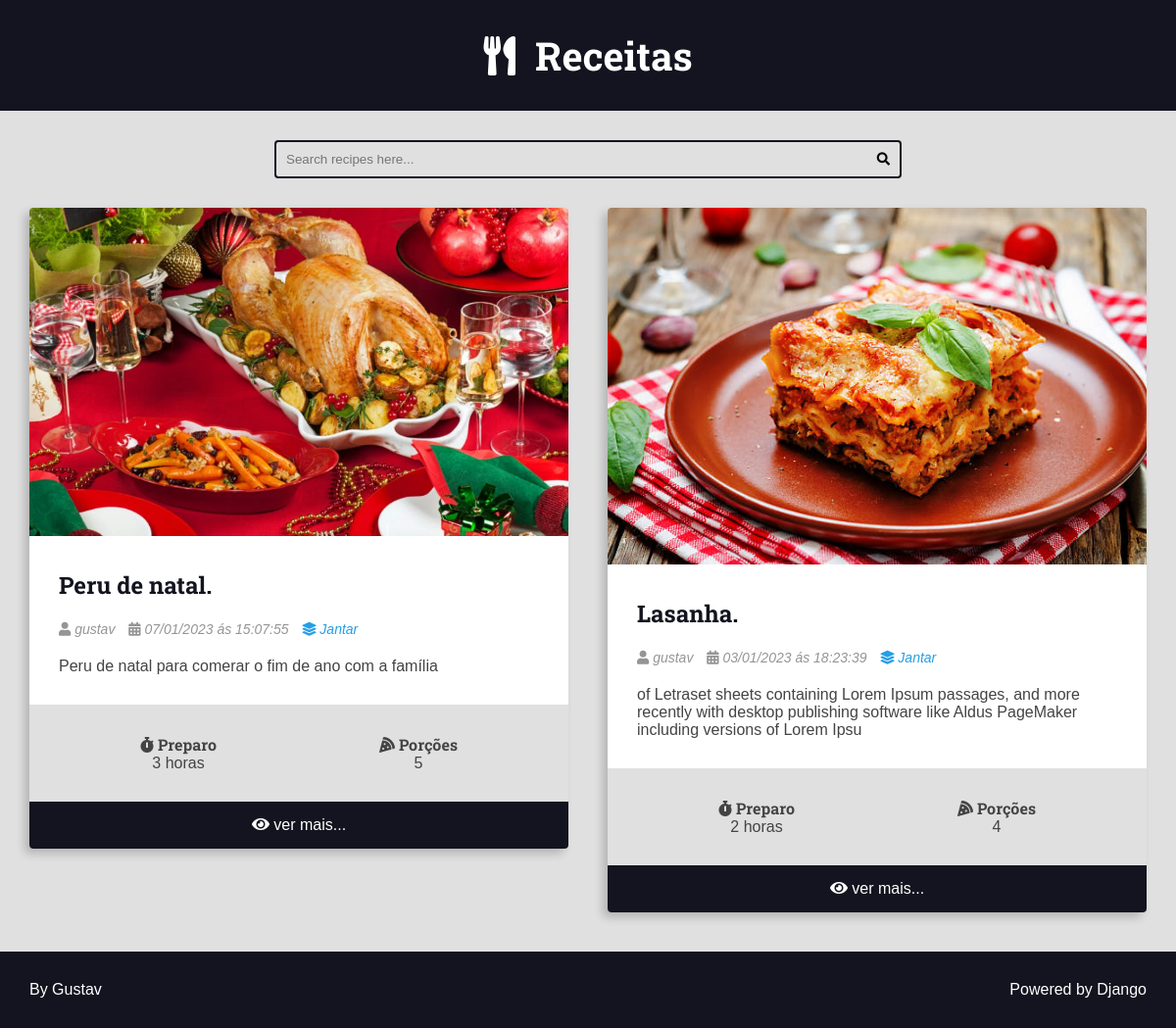
The app's page /recipes/category/2/, older data.
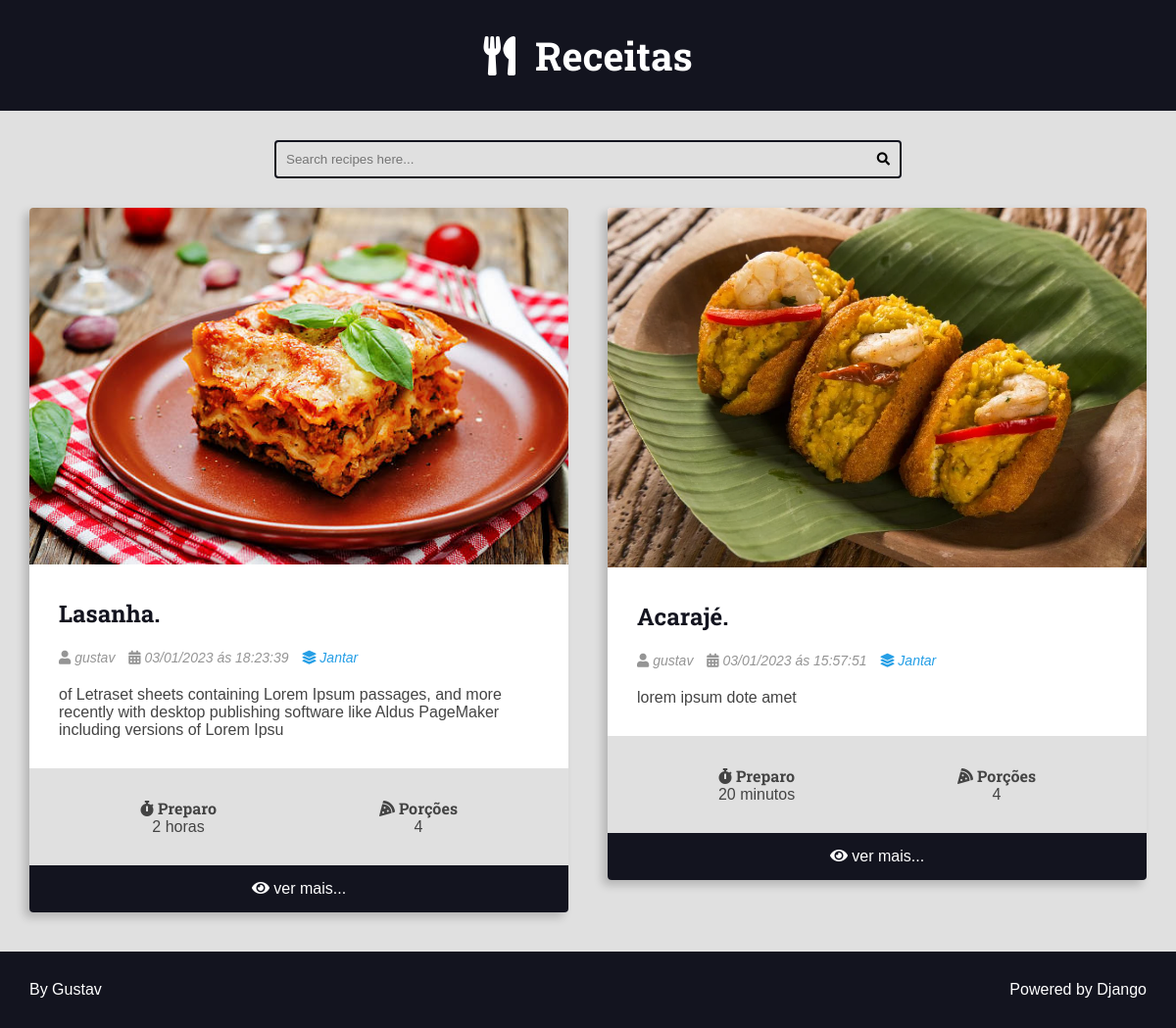
The same page, newer data.
### recipes/models.py (models this page shows, shortened)
class Recipe(models.Model):
    title = models.CharField(max_length=65)
    description = models.CharField(max_length=165)
    slug = models.SlugField(unique=True)
    preparation_time = models.IntegerField()
    preparation_time_unit = models.CharField(max_length=65)
    servings = models.IntegerField()
    servings_unit = models.CharField(max_length=65)
    preparation_steps = models.TextField()
    preparation_steps_is_html = models.BooleanField(default=False)
    created_at = models.DateTimeField(auto_now_add=True)
    updated_at = models.DateTimeField(auto_now=True)
    is_published = models.BooleanField(default=False)
    cover = models.ImageField(
        upload_to='recipes/covers/%Y/%m/%d/',  blank=True,  default=''
        )
    category = models.ForeignKey(
        Category, on_delete=models.SET_NULL, null=True, default=None
        )
    author = models.ForeignKey(User, on_delete=models.SET_NULL, null=True)

class Category(models.Model):
    name = models.CharField(max_length=60)

### recipes/views.py (the view)
# urls.py: path('recipes/category/<int:id>/', views.category, name='category'),
def category(request: HttpRequest, id: int) -> HttpResponse:
    recipes: list = get_list_or_404(Recipe.objects.filter(
            is_published=True,
            category__id=id).order_by('-id'),
            )
    category_name = recipes[0].category.name
    page_obj, pagination_range = make_pagination(
        request=request,
        query_set=recipes,
        per_page=PER_PAGE,
        qty_pages=4
    )
    return render(
        request, 'recipes/pages/category.html', context={
                'recipes': page_obj,
                'pagination_range': pagination_range,
                'category': category_name,
                })

### utils/pagination.py (called while the page is built)
def make_pagination(request: HttpRequest, qty_pages: int, query_set: QueryDict, per_page: str) -> tuple:  # noqa? E501
    try:
        current_page = int(request.GET.get('page', 1))
    except ValueError:
        current_page = 1
    paginator = Paginator(query_set, per_page)
    page_obj = paginator.get_page(current_page)
    pagination_range = make_pagination_range(
        paginator.page_range,
        qty_pages,
        current_page
    )
    return page_obj, pagination_range

### recipes/templates/recipes/pages/category.html (shortened to what this page needs)
{% extends 'global/base.html'%}
{% block 'content'%}
    <div class="main-content main-content-list container">
        {% for recipe in recipes %}
            {% include 'recipes/partials/recipe.html'%}
        {% endfor %}
    </div>
{% endblock%}

### recipes/templates/recipes/partials/recipe.html (shortened to what this page needs)
<div class="recipe recipe-list-item">
    <div class="recipe-cover">
        {% if recipe.cover%}
            <a href="{% url  'recipes:recipe' recipe.id %}">
            <img src="{{recipe.cover.url}}" alt="Temporário">
            </a>
        {% endif %}
    </div>
    <div class="recipe-title-container">
        <h2 class="recipe-title">
            <a href="{% url  'recipes:recipe' recipe.id %}">
                {{recipe.title}}.
            </a>
        </h2>
    </div>
    <div class="recipe-author">
        {%if recipe.author is not None%}
            <span class="recipe-author-item">
                <i class="fas fa-user"></i>
                {% if recipe.first_name%}
                    {{recipe.author.first_name}} {{recipe.author.last_name}}
                {% else%}
                    {{recipe.author.username}}
                {% endif %}
            </span>
        {% endif %}
        <span class="recipe-author-item">
            <i class="fas fa-calendar-alt"></i>
            {{recipe.created_at|date:"d/m/Y"}} ás {{recipe.created_at|date:"H:i:s"}}
        </span>
        {% if recipe.category is not None%}
            <span class="recipe-author-item">
                <a href="{% url 'recipes:category' recipe.category.id %}">
                    <i class="fas fa-layer-group"></i>
                    <span>{{recipe.category.name}}</span>
                </a>
            </span>
        {% endif %}
    </div>
    <div class="recipe-content">
        <p>{{recipe.description}}</p>
    </div>
    <div class="recipe-meta-container">
        <div class="recipe-meta recipe-preparation">
            <h3 class="recipe-meta-title"><i class="fas fa-stopwatch"></i> Preparo</h3>
            <div class="recipe-meta-text">
                {{recipe.preparation_time}} {{recipe.preparation_time_unit}}
            </div>
        </div>
        <div class="recipe-meta recipe-servings">
            <h3 class="recipe-meta-title"><i class="fas fa-pizza-slice"></i> Porções</h3>
            <div class="recipe-meta-text">
                {{recipe.servings}} {{recipes.servings_unit}}
            </div>
        </div>
    </div>
    {% if is_detail_page is not True%}
        <footer class="recipe-footer">
            <a class="recipe-read-more button button-dark button-full-width" href="{% url 'recipes:recipe' recipe.id %}">
                <i class="fas fa-eye"></i>
                <span>ver mais...</span>
            </a>
        </footer>
    {% endif %}
</div>

Row changes from the older to the newer data that the page shows:
no longer on this page (row edited): Recipe: cover (picture), title "Peru de natal", author.username "gustav", created_at "07/01/2023", created_at "15:07:55", category.name "Jantar", description "Peru de natal para comerar o fim de ano com a família", preparation_time "3", preparation_time_unit "horas", servings "5"
now on this page (row unchanged): Recipe: cover (picture), title "Acarajé", author.username "gustav", created_at "03/01/2023", created_at "15:57:51", category.name "Jantar", description "lorem ipsum dote amet", preparation_time "20", preparation_time_unit "minutos", servings "4"
